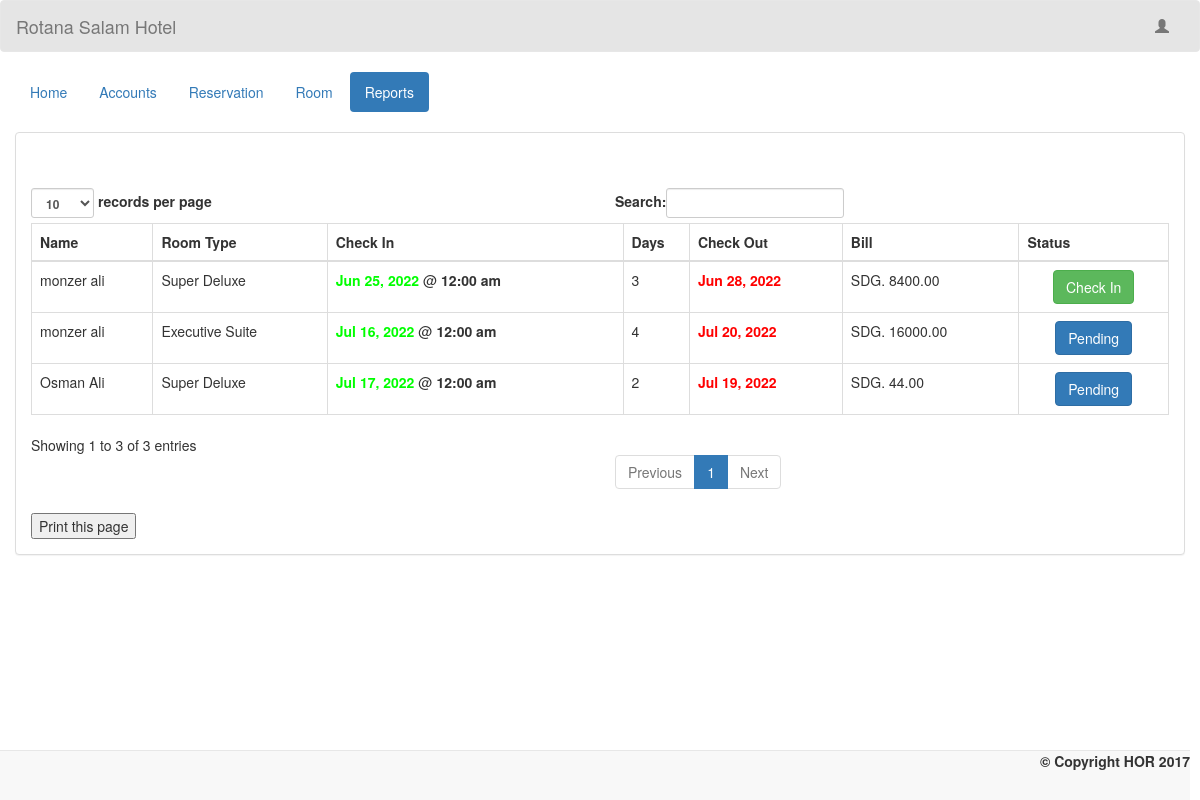
Page /admin/report.php on the committed database.
### tables this page shows
CREATE TABLE `transaction` (
  `transaction_id` int(11) NOT NULL,
  `guest_id` int(11) NOT NULL,
  `room_id` int(11) NOT NULL,
  `room_no` int(5) DEFAULT NULL,
  `extra_bed` int(11) DEFAULT NULL,
  `status` varchar(20) NOT NULL DEFAULT '0',
  `days` int(2) NOT NULL,
  `checkin` date NOT NULL,
  `checkin_time` time DEFAULT NULL,
  `checkout` date NOT NULL,
  `checkout_time` time DEFAULT NULL,
  `bill` varchar(10) NOT NULL,
  `res_date` date NOT NULL
);

CREATE TABLE `guest` (
  `guest_id` int(11) NOT NULL,
  `firstname` varchar(50) NOT NULL,
  `email` varchar(255) NOT NULL,
  `address` varchar(50) NOT NULL,
  `gender` varchar(255) NOT NULL,
  `contactno` varchar(13) NOT NULL,
  `password` varchar(255) NOT NULL
);

CREATE TABLE `room` (
  `room_id` int(11) NOT NULL,
  `room_type` varchar(50) NOT NULL,
  `price` varchar(11) NOT NULL,
  `photo` varchar(100) NOT NULL,
  `room_status` int(11) NOT NULL DEFAULT 0
);

### admin/report.php (the view, shortened to what this page needs)
<!DOCTYPE html>
<?php
	require 'name.php';
?>
<html lang = "eng">
	<head>
		<link rel = "stylesheet" type = "text/css" href = "../css/bootstrap.css " />
		<link rel = "stylesheet" type = "text/css" href = "../css/style.css" />
	</head>
<body>
	<nav style = "background-color:rgba(0, 0, 0, 0.1);" class = "navbar navbar-default">
		<div  class = "container-fluid">
			<div class = "navbar-header">
				<a class = "navbar-brand" >Rotana Salam Hotel</a>
			</div>
			<ul class = "nav navbar-nav pull-right ">
				<li class = "dropdown">
					<a class="dropdown-toggle" data-toggle="dropdown" role="button" aria-haspopup="true" aria-expanded="false"><i class = "glyphicon glyphicon-user"></i> <?php echo $name;?></a>
				</li>
			</ul>
		</div>
	</nav>
	<div class = "container-fluid">
		<ul class = "nav nav-pills">
			<li><a href = "home.php">Home</a></li>
			<li><a href = "account.php">Accounts</a></li>
			<li ><a href = "reserve.php">Reservation</a></li>
			<li><a href = "room.php">Room</a></li>
            <li class = "active"><a href = "report.php">Reports</a></li>
		</ul>
	</div>
	<br />
	<div class = "container-fluid">
		<div class = "panel panel-default">
			<div class = "panel-body">
				<!-- <a class = "btn btn-success" href = "reserve.php"><span class = "badge"><?php ?></span> Pendings</a>
				<a class = "btn btn-info disabled"><span class = "badge"><?php ?></span> Check In</a>
				<a class = "btn btn-warning" href = "checkout.php"><i class = "glyphicon glyphicon-eye-open"></i> Check Out</a> -->
				<br />
				<br />
				<table id = "table" class = "table table-bordered">
					<thead>
						<tr>
							<th>Name</th>
							<th>Room Type</th>
							<th>Check In</th>
							<th>Days</th>
							<th>Check Out</th>
							<th>Bill</th>
							<th>Status</th>
						</tr>
					</thead>
					<tbody>
						<?php
							$query = $conn->query("SELECT * FROM `transaction` NATURAL JOIN `guest` NATURAL JOIN `room` ") or die(mysqli_query());
							while($fetch = $query->fetch_array()){
						?>
						<tr>
							<td><?php echo $fetch['firstname'];?></td>
							<td><?php echo $fetch['room_type']?></td>
							<td><?php echo "<label style = 'color:#00ff00;'>".date("M d, Y", strtotime($fetch['checkin']))."</label>"." @ "."<label>".date("h:i a", strtotime($fetch['checkin_time']))."</label>"?></td>
							<td><?php echo $fetch['days']?></td>
							<td><?php echo "<label style = 'color:#ff0000;'>".date("M d, Y", strtotime($fetch['checkin']."+".$fetch['days']."DAYS"))."</label>"?></td>
							<td><?php echo "SDG. ".$fetch['bill'].".00"?></td>
							<td><center><?php if ($fetch['status'] == 0 )echo "<div class='btn btn-primary'>Pending</div>"; if($fetch['status'] == 1)echo "<div class='btn btn-success'>Check In</div>"; if($fetch['status'] == 2)echo "<div class='btn btn-danger'>Check Out</div>"; ?></center></td>
						</tr>
						<?php
							}
						?>
					</tbody>
				</table>
                <button onclick="window.print()">Print this page</button>
			</div>
		</div>
	</div>
	<br />
	<br />
	<div style = "text-align:right; margin-right:10px;" class = "navbar navbar-default navbar-fixed-bottom">
		<label>&copy; Copyright HOR 2017 </label>
	</div>
</body>
</html>

### rows in the picture
transaction: guest.firstname "monzer ali", room.room_type "Super Deluxe", checkin "Jun 25, 2022", checkin_time "12:00 am", days "3", checkin+days "Jun 28, 2022", bill "8400", status "Check In"
transaction: guest.firstname "monzer ali", room.room_type "Executive Suite", checkin "Jul 16, 2022", checkin_time "12:00 am", days "4", checkin+days "Jul 20, 2022", bill "16000", status "Pending"
transaction: guest.firstname "Osman Ali", room.room_type "Super Deluxe", checkin "Jul 17, 2022", checkin_time "12:00 am", days "2", checkin+days "Jul 19, 2022", bill "44", status "Pending"
